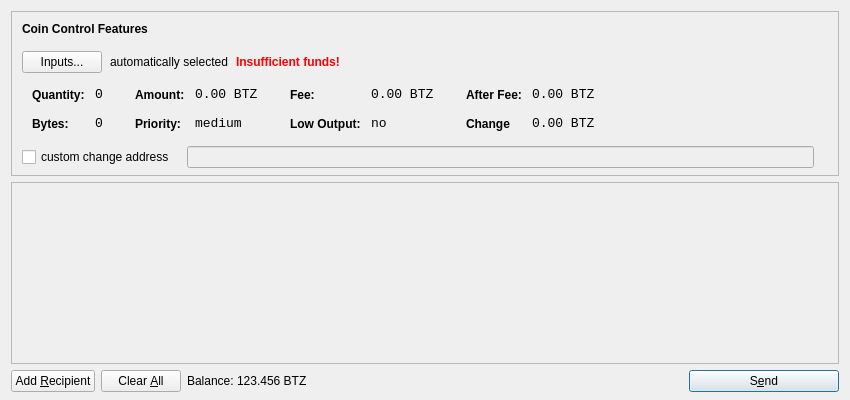
<?xml version="1.0" encoding="UTF-8"?>
<ui version="4.0">
 <class>SendCoinsDialog</class>
 <widget class="QDialog" name="SendCoinsDialog">
  <property name="geometry">
   <rect>
    <x>0</x>
    <y>0</y>
    <width>850</width>
    <height>400</height>
   </rect>
  </property>
  <property name="windowTitle">
   <string>Send Coins</string>
  </property>
  <layout class="QVBoxLayout" name="verticalLayout" stretch="0,1,0">
   <property name="bottomMargin">
    <number>8</number>
   </property>
   <item>
    <widget class="QFrame" name="frameCoinControl">
     <property name="sizePolicy">
      <sizepolicy hsizetype="Expanding" vsizetype="Expanding">
       <horstretch>0</horstretch>
       <verstretch>0</verstretch>
      </sizepolicy>
     </property>
     <property name="maximumSize">
      <size>
       <width>16777215</width>
       <height>16777215</height>
      </size>
     </property>
     <property name="frameShape">
      <enum>QFrame::StyledPanel</enum>
     </property>
     <property name="frameShadow">
      <enum>QFrame::Sunken</enum>
     </property>
     <layout class="QVBoxLayout" name="verticalLayoutCoinControl2">
      <property name="spacing">
       <number>-1</number>
      </property>
      <property name="leftMargin">
       <number>0</number>
      </property>
      <property name="topMargin">
       <number>0</number>
      </property>
      <property name="rightMargin">
       <number>0</number>
      </property>
      <property name="bottomMargin">
       <number>6</number>
      </property>
      <item>
       <layout class="QVBoxLayout" name="verticalLayoutCoinControl" stretch="0,0,0,0,1">
        <property name="spacing">
         <number>0</number>
        </property>
        <property name="leftMargin">
         <number>10</number>
        </property>
        <property name="topMargin">
         <number>10</number>
        </property>
        <item>
         <layout class="QHBoxLayout" name="horizontalLayoutCoinControl1">
          <property name="bottomMargin">
           <number>15</number>
          </property>
          <item>
           <widget class="QLabel" name="labelCoinControlFeatures">
            <property name="sizePolicy">
             <sizepolicy hsizetype="Preferred" vsizetype="Maximum">
              <horstretch>0</horstretch>
              <verstretch>0</verstretch>
             </sizepolicy>
            </property>
            <property name="font">
             <font>
              <weight>75</weight>
              <bold>true</bold>
             </font>
            </property>
            <property name="styleSheet">
             <string notr="true">font-weight:bold;</string>
            </property>
            <property name="text">
             <string>Coin Control Features</string>
            </property>
           </widget>
          </item>
         </layout>
        </item>
        <item>
         <layout class="QHBoxLayout" name="horizontalLayoutCoinControl2" stretch="0,0,0,0">
          <property name="spacing">
           <number>8</number>
          </property>
          <property name="bottomMargin">
           <number>10</number>
          </property>
          <item>
           <widget class="QPushButton" name="pushButtonCoinControl">
            <property name="styleSheet">
             <string notr="true"/>
            </property>
            <property name="text">
             <string>Inputs...</string>
            </property>
           </widget>
          </item>
          <item>
           <widget class="QLabel" name="labelCoinControlAutomaticallySelected">
            <property name="text">
             <string>automatically selected</string>
            </property>
            <property name="margin">
             <number>5</number>
            </property>
           </widget>
          </item>
          <item>
           <widget class="QLabel" name="labelCoinControlInsuffFunds">
            <property name="font">
             <font>
              <weight>75</weight>
              <bold>true</bold>
             </font>
            </property>
            <property name="styleSheet">
             <string notr="true">color:red;font-weight:bold;</string>
            </property>
            <property name="text">
             <string>Insufficient funds!</string>
            </property>
            <property name="margin">
             <number>5</number>
            </property>
           </widget>
          </item>
          <item>
           <spacer name="horizontalSpacerCoinControl">
            <property name="orientation">
             <enum>Qt::Horizontal</enum>
            </property>
            <property name="sizeHint" stdset="0">
             <size>
              <width>40</width>
              <height>1</height>
             </size>
            </property>
           </spacer>
          </item>
         </layout>
        </item>
        <item>
         <widget class="QWidget" name="widgetCoinControl" native="true">
          <property name="sizePolicy">
           <sizepolicy hsizetype="Preferred" vsizetype="Preferred">
            <horstretch>0</horstretch>
            <verstretch>0</verstretch>
           </sizepolicy>
          </property>
          <property name="minimumSize">
           <size>
            <width>0</width>
            <height>0</height>
           </size>
          </property>
          <property name="styleSheet">
           <string notr="true"/>
          </property>
          <layout class="QHBoxLayout" name="horizontalLayoutCoinControl5">
           <property name="margin">
            <number>0</number>
           </property>
           <item>
            <layout class="QHBoxLayout" name="horizontalLayoutCoinControl3" stretch="0,0,0,1">
             <property name="spacing">
              <number>20</number>
             </property>
             <property name="topMargin">
              <number>0</number>
             </property>
             <property name="bottomMargin">
              <number>10</number>
             </property>
             <item>
              <layout class="QFormLayout" name="formLayoutCoinControl1">
               <property name="horizontalSpacing">
                <number>10</number>
               </property>
               <property name="verticalSpacing">
                <number>14</number>
               </property>
               <property name="leftMargin">
                <number>10</number>
               </property>
               <property name="topMargin">
                <number>4</number>
               </property>
               <property name="rightMargin">
                <number>6</number>
               </property>
               <item row="0" column="0">
                <widget class="QLabel" name="labelCoinControlQuantityText">
                 <property name="styleSheet">
                  <string notr="true">font-weight:bold;</string>
                 </property>
                 <property name="text">
                  <string>Quantity:</string>
                 </property>
                 <property name="margin">
                  <number>0</number>
                 </property>
                </widget>
               </item>
               <item row="0" column="1">
                <widget class="QLabel" name="labelCoinControlQuantity">
                 <property name="font">
                  <font>
                   <family>Monospace</family>
                   <pointsize>10</pointsize>
                  </font>
                 </property>
                 <property name="cursor">
                  <cursorShape>IBeamCursor</cursorShape>
                 </property>
                 <property name="contextMenuPolicy">
                  <enum>Qt::ActionsContextMenu</enum>
                 </property>
                 <property name="text">
                  <string>0</string>
                 </property>
                 <property name="margin">
                  <number>0</number>
                 </property>
                 <property name="textInteractionFlags">
                  <set>Qt::LinksAccessibleByMouse|Qt::TextSelectableByKeyboard|Qt::TextSelectableByMouse</set>
                 </property>
                </widget>
               </item>
               <item row="1" column="0">
                <widget class="QLabel" name="labelCoinControlBytesText">
                 <property name="styleSheet">
                  <string notr="true">font-weight:bold;</string>
                 </property>
                 <property name="text">
                  <string>Bytes:</string>
                 </property>
                </widget>
               </item>
               <item row="1" column="1">
                <widget class="QLabel" name="labelCoinControlBytes">
                 <property name="font">
                  <font>
                   <family>Monospace</family>
                   <pointsize>10</pointsize>
                  </font>
                 </property>
                 <property name="cursor">
                  <cursorShape>IBeamCursor</cursorShape>
                 </property>
                 <property name="contextMenuPolicy">
                  <enum>Qt::ActionsContextMenu</enum>
                 </property>
                 <property name="text">
                  <string>0</string>
                 </property>
                 <property name="textInteractionFlags">
                  <set>Qt::LinksAccessibleByMouse|Qt::TextSelectableByKeyboard|Qt::TextSelectableByMouse</set>
                 </property>
                </widget>
               </item>
              </layout>
             </item>
             <item>
              <layout class="QFormLayout" name="formLayoutCoinControl2">
               <property name="horizontalSpacing">
                <number>10</number>
               </property>
               <property name="verticalSpacing">
                <number>14</number>
               </property>
               <property name="leftMargin">
                <number>6</number>
               </property>
               <property name="topMargin">
                <number>4</number>
               </property>
               <property name="rightMargin">
                <number>6</number>
               </property>
               <item row="0" column="0">
                <widget class="QLabel" name="labelCoinControlAmountText">
                 <property name="styleSheet">
                  <string notr="true">font-weight:bold;</string>
                 </property>
                 <property name="text">
                  <string>Amount:</string>
                 </property>
                 <property name="margin">
                  <number>0</number>
                 </property>
                </widget>
               </item>
               <item row="0" column="1">
                <widget class="QLabel" name="labelCoinControlAmount">
                 <property name="font">
                  <font>
                   <family>Monospace</family>
                   <pointsize>10</pointsize>
                  </font>
                 </property>
                 <property name="cursor">
                  <cursorShape>IBeamCursor</cursorShape>
                 </property>
                 <property name="contextMenuPolicy">
                  <enum>Qt::ActionsContextMenu</enum>
                 </property>
                 <property name="text">
                  <string>0.00 BTZ</string>
                 </property>
                 <property name="textInteractionFlags">
                  <set>Qt::LinksAccessibleByMouse|Qt::TextSelectableByKeyboard|Qt::TextSelectableByMouse</set>
                 </property>
                </widget>
               </item>
               <item row="1" column="0">
                <widget class="QLabel" name="labelCoinControlPriorityText">
                 <property name="styleSheet">
                  <string notr="true">font-weight:bold;</string>
                 </property>
                 <property name="text">
                  <string>Priority:</string>
                 </property>
                </widget>
               </item>
               <item row="1" column="1">
                <widget class="QLabel" name="labelCoinControlPriority">
                 <property name="font">
                  <font>
                   <family>Monospace</family>
                   <pointsize>10</pointsize>
                  </font>
                 </property>
                 <property name="cursor">
                  <cursorShape>IBeamCursor</cursorShape>
                 </property>
                 <property name="contextMenuPolicy">
                  <enum>Qt::ActionsContextMenu</enum>
                 </property>
                 <property name="text">
                  <string>medium</string>
                 </property>
                 <property name="textInteractionFlags">
                  <set>Qt::LinksAccessibleByMouse|Qt::TextSelectableByKeyboard|Qt::TextSelectableByMouse</set>
                 </property>
                </widget>
               </item>
              </layout>
             </item>
             <item>
              <layout class="QFormLayout" name="formLayoutCoinControl3">
               <property name="horizontalSpacing">
                <number>10</number>
               </property>
               <property name="verticalSpacing">
                <number>14</number>
               </property>
               <property name="leftMargin">
                <number>6</number>
               </property>
               <property name="topMargin">
                <number>4</number>
               </property>
               <property name="rightMargin">
                <number>6</number>
               </property>
               <item row="0" column="0">
                <widget class="QLabel" name="labelCoinControlFeeText">
                 <property name="styleSheet">
                  <string notr="true">font-weight:bold;</string>
                 </property>
                 <property name="text">
                  <string>Fee:</string>
                 </property>
                 <property name="margin">
                  <number>0</number>
                 </property>
                </widget>
               </item>
               <item row="0" column="1">
                <widget class="QLabel" name="labelCoinControlFee">
                 <property name="font">
                  <font>
                   <family>Monospace</family>
                   <pointsize>10</pointsize>
                  </font>
                 </property>
                 <property name="cursor">
                  <cursorShape>IBeamCursor</cursorShape>
                 </property>
                 <property name="contextMenuPolicy">
                  <enum>Qt::ActionsContextMenu</enum>
                 </property>
                 <property name="text">
                  <string>0.00 BTZ</string>
                 </property>
                 <property name="textInteractionFlags">
                  <set>Qt::LinksAccessibleByMouse|Qt::TextSelectableByKeyboard|Qt::TextSelectableByMouse</set>
                 </property>
                </widget>
               </item>
               <item row="1" column="0">
                <widget class="QLabel" name="labelCoinControlLowOutputText">
                 <property name="styleSheet">
                  <string notr="true">font-weight:bold;</string>
                 </property>
                 <property name="text">
                  <string>Low Output:</string>
                 </property>
                </widget>
               </item>
               <item row="1" column="1">
                <widget class="QLabel" name="labelCoinControlLowOutput">
                 <property name="font">
                  <font>
                   <family>Monospace</family>
                   <pointsize>10</pointsize>
                  </font>
                 </property>
                 <property name="cursor">
                  <cursorShape>IBeamCursor</cursorShape>
                 </property>
                 <property name="contextMenuPolicy">
                  <enum>Qt::ActionsContextMenu</enum>
                 </property>
                 <property name="text">
                  <string>no</string>
                 </property>
                 <property name="textInteractionFlags">
                  <set>Qt::LinksAccessibleByMouse|Qt::TextSelectableByKeyboard|Qt::TextSelectableByMouse</set>
                 </property>
                </widget>
               </item>
              </layout>
             </item>
             <item>
              <layout class="QFormLayout" name="formLayoutCoinControl4">
               <property name="horizontalSpacing">
                <number>10</number>
               </property>
               <property name="verticalSpacing">
                <number>14</number>
               </property>
               <property name="leftMargin">
                <number>6</number>
               </property>
               <property name="topMargin">
                <number>4</number>
               </property>
               <property name="rightMargin">
                <number>6</number>
               </property>
               <item row="0" column="0">
                <widget class="QLabel" name="labelCoinControlAfterFeeText">
                 <property name="styleSheet">
                  <string notr="true">font-weight:bold;</string>
                 </property>
                 <property name="text">
                  <string>After Fee:</string>
                 </property>
                 <property name="margin">
                  <number>0</number>
                 </property>
                </widget>
               </item>
               <item row="0" column="1">
                <widget class="QLabel" name="labelCoinControlAfterFee">
                 <property name="font">
                  <font>
                   <family>Monospace</family>
                   <pointsize>10</pointsize>
                  </font>
                 </property>
                 <property name="cursor">
                  <cursorShape>IBeamCursor</cursorShape>
                 </property>
                 <property name="contextMenuPolicy">
                  <enum>Qt::ActionsContextMenu</enum>
                 </property>
                 <property name="text">
                  <string>0.00 BTZ</string>
                 </property>
                 <property name="textInteractionFlags">
                  <set>Qt::LinksAccessibleByMouse|Qt::TextSelectableByKeyboard|Qt::TextSelectableByMouse</set>
                 </property>
                </widget>
               </item>
               <item row="1" column="0">
                <widget class="QLabel" name="labelCoinControlChangeText">
                 <property name="styleSheet">
                  <string notr="true">font-weight:bold;</string>
                 </property>
                 <property name="text">
                  <string>Change</string>
                 </property>
                </widget>
               </item>
               <item row="1" column="1">
                <widget class="QLabel" name="labelCoinControlChange">
                 <property name="font">
                  <font>
                   <family>Monospace</family>
                   <pointsize>10</pointsize>
                  </font>
                 </property>
                 <property name="cursor">
                  <cursorShape>IBeamCursor</cursorShape>
                 </property>
                 <property name="contextMenuPolicy">
                  <enum>Qt::ActionsContextMenu</enum>
                 </property>
                 <property name="text">
                  <string>0.00 BTZ</string>
                 </property>
                 <property name="textInteractionFlags">
                  <set>Qt::LinksAccessibleByMouse|Qt::TextSelectableByKeyboard|Qt::TextSelectableByMouse</set>
                 </property>
                </widget>
               </item>
              </layout>
             </item>
            </layout>
           </item>
          </layout>
         </widget>
        </item>
        <item>
         <layout class="QHBoxLayout" name="horizontalLayoutCoinControl4" stretch="0,0,0">
          <property name="spacing">
           <number>12</number>
          </property>
          <property name="sizeConstraint">
           <enum>QLayout::SetDefaultConstraint</enum>
          </property>
          <property name="topMargin">
           <number>5</number>
          </property>
          <property name="rightMargin">
           <number>5</number>
          </property>
          <item>
           <widget class="QCheckBox" name="checkBoxCoinControlChange">
            <property name="text">
             <string>custom change address</string>
            </property>
           </widget>
          </item>
          <item>
           <widget class="QLineEdit" name="lineEditCoinControlChange">
            <property name="enabled">
             <bool>false</bool>
            </property>
            <property name="sizePolicy">
             <sizepolicy hsizetype="Expanding" vsizetype="Fixed">
              <horstretch>0</horstretch>
              <verstretch>0</verstretch>
             </sizepolicy>
            </property>
           </widget>
          </item>
          <item>
           <widget class="QLabel" name="labelCoinControlChangeLabel">
            <property name="sizePolicy">
             <sizepolicy hsizetype="Preferred" vsizetype="Expanding">
              <horstretch>0</horstretch>
              <verstretch>0</verstretch>
             </sizepolicy>
            </property>
            <property name="minimumSize">
             <size>
              <width>0</width>
              <height>0</height>
             </size>
            </property>
            <property name="text">
             <string/>
            </property>
            <property name="margin">
             <number>3</number>
            </property>
           </widget>
          </item>
         </layout>
        </item>
        <item>
         <spacer name="verticalSpacerCoinControl">
          <property name="orientation">
           <enum>Qt::Vertical</enum>
          </property>
          <property name="sizeHint" stdset="0">
           <size>
            <width>800</width>
            <height>1</height>
           </size>
          </property>
         </spacer>
        </item>
       </layout>
      </item>
     </layout>
    </widget>
   </item>
   <item>
    <widget class="QScrollArea" name="scrollArea">
     <property name="widgetResizable">
      <bool>true</bool>
     </property>
     <widget class="QWidget" name="scrollAreaWidgetContents">
      <property name="geometry">
       <rect>
        <x>0</x>
        <y>0</y>
        <width>830</width>
        <height>165</height>
       </rect>
      </property>
      <layout class="QVBoxLayout" name="verticalLayout_2">
       <property name="margin">
        <number>0</number>
       </property>
       <item>
        <layout class="QVBoxLayout" name="entries">
         <property name="spacing">
          <number>6</number>
         </property>
        </layout>
       </item>
       <item>
        <spacer name="verticalSpacer">
         <property name="orientation">
          <enum>Qt::Vertical</enum>
         </property>
         <property name="sizeHint" stdset="0">
          <size>
           <width>20</width>
           <height>40</height>
          </size>
         </property>
        </spacer>
       </item>
      </layout>
     </widget>
    </widget>
   </item>
   <item>
    <layout class="QHBoxLayout" name="horizontalLayout">
     <item>
      <widget class="QPushButton" name="addButton">
       <property name="toolTip">
        <string>Send to multiple recipients at once</string>
       </property>
       <property name="text">
        <string>Add &amp;Recipient</string>
       </property>
       <property name="autoDefault">
        <bool>false</bool>
       </property>
      </widget>
     </item>
     <item>
      <widget class="QPushButton" name="clearButton">
       <property name="sizePolicy">
        <sizepolicy hsizetype="Minimum" vsizetype="Fixed">
         <horstretch>0</horstretch>
         <verstretch>0</verstretch>
        </sizepolicy>
       </property>
       <property name="toolTip">
        <string>Remove all transaction fields</string>
       </property>
       <property name="text">
        <string>Clear &amp;All</string>
       </property>
       <property name="autoRepeatDelay">
        <number>300</number>
       </property>
       <property name="autoDefault">
        <bool>false</bool>
       </property>
      </widget>
     </item>
     <item>
      <layout class="QHBoxLayout" name="horizontalLayout_2">
       <property name="spacing">
        <number>3</number>
       </property>
       <item>
        <widget class="QLabel" name="label">
         <property name="sizePolicy">
          <sizepolicy hsizetype="Preferred" vsizetype="Fixed">
           <horstretch>0</horstretch>
           <verstretch>0</verstretch>
          </sizepolicy>
         </property>
         <property name="text">
          <string>Balance:</string>
         </property>
        </widget>
       </item>
       <item>
        <widget class="QLabel" name="labelBalance">
         <property name="sizePolicy">
          <sizepolicy hsizetype="Preferred" vsizetype="Fixed">
           <horstretch>0</horstretch>
           <verstretch>0</verstretch>
          </sizepolicy>
         </property>
         <property name="cursor">
          <cursorShape>IBeamCursor</cursorShape>
         </property>
         <property name="text">
          <string>123.456 BTZ</string>
         </property>
         <property name="textInteractionFlags">
          <set>Qt::LinksAccessibleByMouse|Qt::TextSelectableByKeyboard|Qt::TextSelectableByMouse</set>
         </property>
        </widget>
       </item>
      </layout>
     </item>
     <item>
      <spacer name="horizontalSpacer">
       <property name="orientation">
        <enum>Qt::Horizontal</enum>
       </property>
       <property name="sizeHint" stdset="0">
        <size>
         <width>40</width>
         <height>20</height>
        </size>
       </property>
      </spacer>
     </item>
     <item>
      <widget class="QPushButton" name="sendButton">
       <property name="minimumSize">
        <size>
         <width>150</width>
         <height>0</height>
        </size>
       </property>
       <property name="toolTip">
        <string>Confirm the send action</string>
       </property>
       <property name="text">
        <string>S&amp;end</string>
       </property>
       <property name="icon">
        <iconset resource="../bitcoin.qrc">
         <normaloff>:/icons/send</normaloff>:/icons/send</iconset>
       </property>
       <property name="default">
        <bool>true</bool>
       </property>
      </widget>
     </item>
    </layout>
   </item>
  </layout>
 </widget>
 <resources>
  <include location="../bitcoin.qrc"/>
 </resources>
 <connections/>
</ui>
